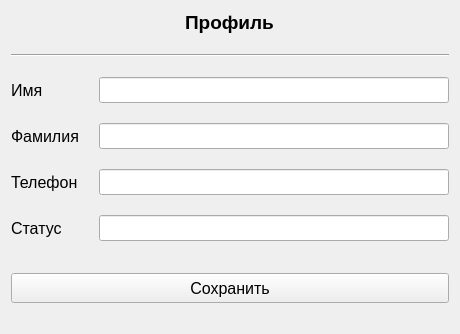
            <widget class="QWidget" name="settings_page">
             <layout class="QVBoxLayout" name="verticalLayout_7">
              <property name="spacing">
               <number>12</number>
              </property>
              <item>
               <layout class="QVBoxLayout" name="verticalLayout_4">
                <property name="spacing">
                 <number>20</number>
                </property>
                <item alignment="Qt::AlignHCenter">
                 <widget class="QLabel" name="label_2">
                  <property name="sizePolicy">
                   <sizepolicy hsizetype="Preferred" vsizetype="Fixed">
                    <horstretch>0</horstretch>
                    <verstretch>0</verstretch>
                   </sizepolicy>
                  </property>
                  <property name="font">
                   <font>
                    <pointsize>14</pointsize>
                    <bold>true</bold>
                   </font>
                  </property>
                  <property name="text">
                   <string>Профиль</string>
                  </property>
                 </widget>
                </item>
                <item>
                 <widget class="Line" name="line">
                  <property name="orientation">
                   <enum>Qt::Horizontal</enum>
                  </property>
                 </widget>
                </item>
                <item>
                 <layout class="QHBoxLayout" name="horizontalLayout_9">
                  <item>
                   <widget class="QLabel" name="label_3">
                    <property name="font">
                     <font>
                      <pointsize>12</pointsize>
                     </font>
                    </property>
                    <property name="text">
                     <string>Имя</string>
                    </property>
                   </widget>
                  </item>
                  <item>
                   <widget class="QLineEdit" name="settings_firstname_edit">
                    <property name="sizePolicy">
                     <sizepolicy hsizetype="Fixed" vsizetype="Fixed">
                      <horstretch>0</horstretch>
                      <verstretch>0</verstretch>
                     </sizepolicy>
                    </property>
                    <property name="minimumSize">
                     <size>
                      <width>350</width>
                      <height>0</height>
                     </size>
                    </property>
                    <property name="font">
                     <font>
                      <pointsize>11</pointsize>
                     </font>
                    </property>
                   </widget>
                  </item>
                 </layout>
                </item>
                <item>
                 <layout class="QHBoxLayout" name="horizontalLayout_10">
                  <item>
                   <widget class="QLabel" name="label_4">
                    <property name="font">
                     <font>
                      <pointsize>12</pointsize>
                     </font>
                    </property>
                    <property name="text">
                     <string>Фамилия</string>
                    </property>
                   </widget>
                  </item>
                  <item>
                   <widget class="QLineEdit" name="settings_lastname_edit">
                    <property name="sizePolicy">
                     <sizepolicy hsizetype="Fixed" vsizetype="Fixed">
                      <horstretch>0</horstretch>
                      <verstretch>0</verstretch>
                     </sizepolicy>
                    </property>
                    <property name="minimumSize">
                     <size>
                      <width>350</width>
                      <height>0</height>
                     </size>
                    </property>
                    <property name="font">
                     <font>
                      <pointsize>11</pointsize>
                     </font>
                    </property>
                   </widget>
                  </item>
                 </layout>
                </item>
                <item>
                 <layout class="QHBoxLayout" name="horizontalLayout_12">
                  <item>
                   <widget class="QLabel" name="label_6">
                    <property name="font">
                     <font>
                      <pointsize>12</pointsize>
                     </font>
                    </property>
                    <property name="text">
                     <string>Телефон</string>
                    </property>
                   </widget>
                  </item>
                  <item>
                   <widget class="QLineEdit" name="settings_phonenumber_edit">
                    <property name="sizePolicy">
                     <sizepolicy hsizetype="Fixed" vsizetype="Fixed">
                      <horstretch>0</horstretch>
                      <verstretch>0</verstretch>
                     </sizepolicy>
                    </property>
                    <property name="minimumSize">
                     <size>
                      <width>350</width>
                      <height>0</height>
                     </size>
                    </property>
                    <property name="font">
                     <font>
                      <pointsize>11</pointsize>
                     </font>
                    </property>
                   </widget>
                  </item>
                 </layout>
                </item>
                <item>
                 <layout class="QHBoxLayout" name="horizontalLayout_16">
                  <item>
                   <widget class="QLabel" name="label_7">
                    <property name="font">
                     <font>
                      <pointsize>12</pointsize>
                     </font>
                    </property>
                    <property name="text">
                     <string>Статус</string>
                    </property>
                   </widget>
                  </item>
                  <item>
                   <widget class="QLineEdit" name="settings_status_edit">
                    <property name="sizePolicy">
                     <sizepolicy hsizetype="Fixed" vsizetype="Fixed">
                      <horstretch>0</horstretch>
                      <verstretch>0</verstretch>
                     </sizepolicy>
                    </property>
                    <property name="minimumSize">
                     <size>
                      <width>350</width>
                      <height>0</height>
                     </size>
                    </property>
                    <property name="font">
                     <font>
                      <pointsize>11</pointsize>
                     </font>
                    </property>
                   </widget>
                  </item>
                 </layout>
                </item>
               </layout>
              </item>
              <item>
               <spacer name="verticalSpacer_8">
                <property name="orientation">
                 <enum>Qt::Vertical</enum>
                </property>
                <property name="sizeType">
                 <enum>QSizePolicy::Expanding</enum>
                </property>
                <property name="sizeHint" stdset="0">
                 <size>
                  <width>20</width>
                  <height>20</height>
                 </size>
                </property>
               </spacer>
              </item>
              <item>
               <widget class="QPushButton" name="settings_save_button">
                <property name="minimumSize">
                 <size>
                  <width>0</width>
                  <height>30</height>
                 </size>
                </property>
                <property name="font">
                 <font>
                  <pointsize>12</pointsize>
                 </font>
                </property>
                <property name="text">
                 <string>Сохранить</string>
                </property>
               </widget>
              </item>
              <item>
               <spacer name="verticalSpacer_7">
                <property name="orientation">
                 <enum>Qt::Vertical</enum>
                </property>
                <property name="sizeType">
                 <enum>QSizePolicy::Fixed</enum>
                </property>
                <property name="sizeHint" stdset="0">
                 <size>
                  <width>20</width>
                  <height>20</height>
                 </size>
                </property>
               </spacer>
              </item>
             </layout>
            </widget>
